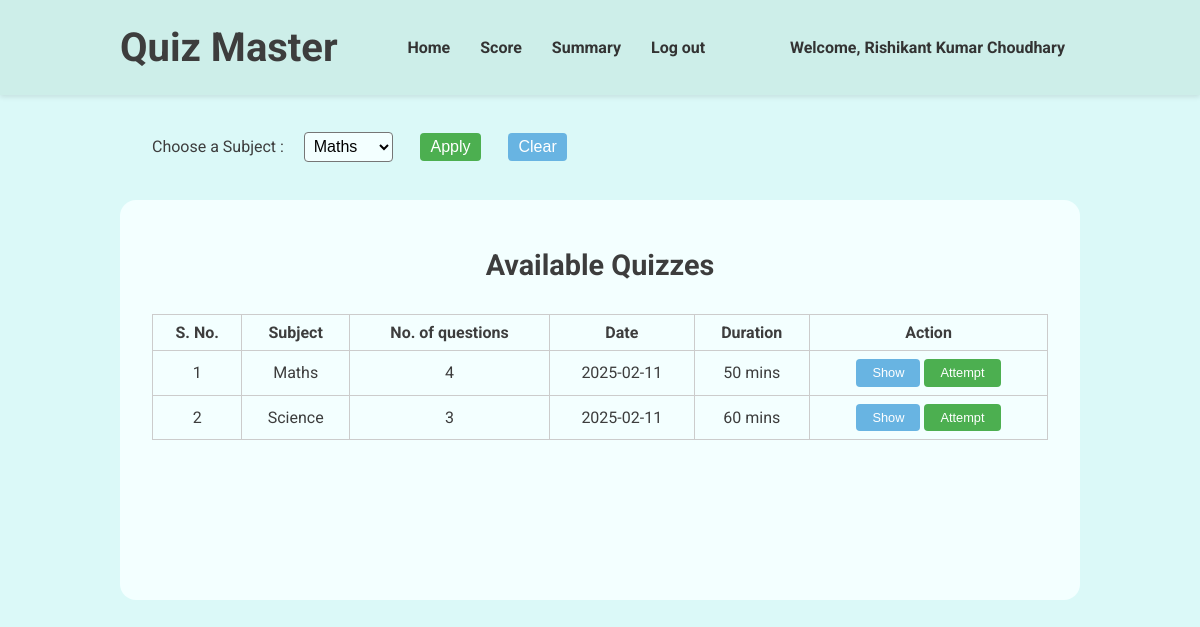
Before: /dashboard (signed in) with the older database file.
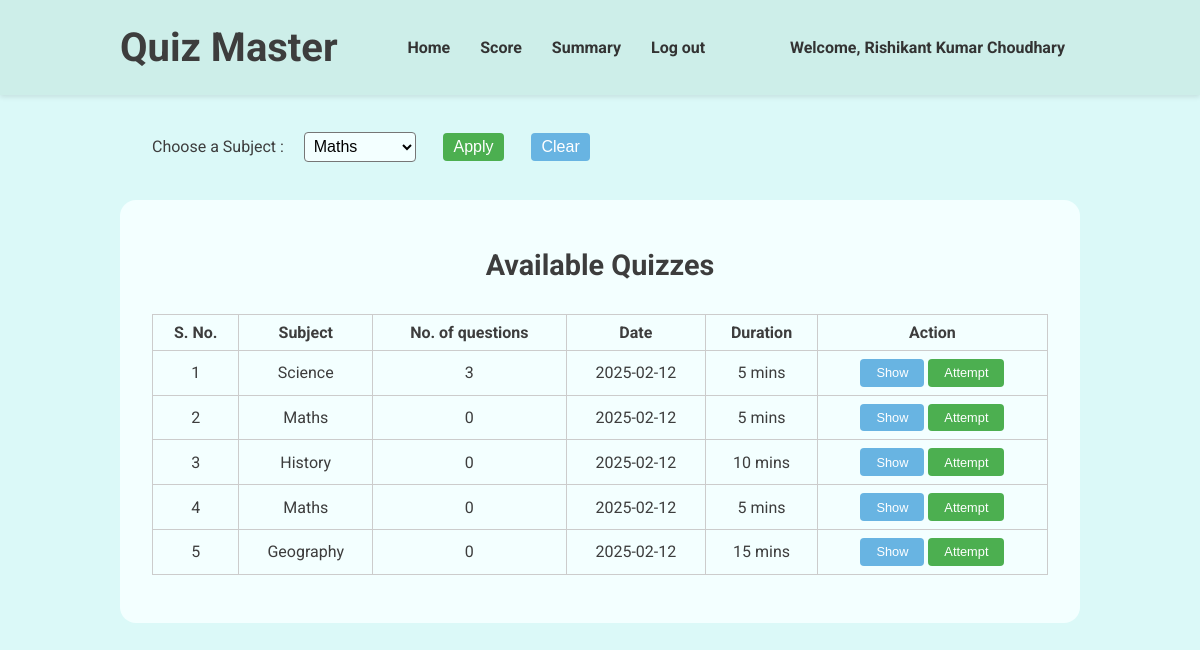
After: the same page with the newer database file.
### models.py (models this page shows)
class Quizzes(db.Model):
    __tablename__ = 'quizzes'
    quizid = db.Column(db.Integer, primary_key=True)
    quizname = db.Column(db.String(80), unique=False, nullable=False)
    subjectid = db.Column(db.Integer, db.ForeignKey('subjects.subjectid'), nullable=False)
    duration = db.Column(db.Integer, nullable=False)
    quizdate = db.Column(db.Date, nullable=False)
    questions = db.relationship('Questions', backref='quiz', lazy=True)

class Subjects(db.Model):
    __tablename__ = 'subjects'
    subjectid = db.Column(db.Integer, primary_key=True)
    subjectname = db.Column(db.String(80), unique=False, nullable=False)
    subjectdesc = db.Column(db.String(512), nullable=False)
    chapters = db.relationship('Chapters', backref='subject', lazy=True)

### routes.py (the view)
@app.route('/dashboard', methods=['GET', 'POST'])
@login_required
def dashboard():
    if request.method == 'POST':
        subject = request.form.get('subject')
        return render_template('dashboard.html', user = current_user, subjects = Subjects.query.all(), quizzes = Quizzes.query.filter_by(subjectid=Subjects.query.filter_by(subjectname=subject).first().subjectid).all())
    return render_template('dashboard.html', user = current_user, subjects = Subjects.query.all(), quizzes = Quizzes.query.all())

### app.py (called while the page is built)
@login_manager.user_loader
def load_user(userid):
    return models.User.query.get(int(userid))

### templates/dashboard.html (shortened to what this page needs)
{% extends "base.html" %} {% block title %}Dashboard | Quiz Master{% endblock %}
{% block stylesheet %}
<link rel="stylesheet" href="{{ url_for('static', filename='navbar.css') }}" />
<link
  rel="stylesheet"
  href="{{ url_for('static', filename='dashboard.css') }}"
/>
{% endblock%} {% block navbar %}
<header>
  <div class="header-container">
    <h1>Quiz Master</h1>
    <nav>
      <ul>
        <li>
          <a href="/dashboard">Home</a>
        </li>
        <li>
          <a href="/score">Score</a>
        </li>
        <li>
          <a href="/summary">Summary</a>
        </li>
        <li>
          <a href="/logout">Log out</a>
        </li>
      </ul>
    </nav>
    <a href="/profile">Welcome, {{ user.fullname}}</a>
  </div>
</header>
{% endblock %} {% block content %}
<main>
  <div class="topbar">
    <form method="post">
      <label for="subject">Choose a Subject : </label>
      <select id="subject" name="subject">
        {% for subject in subjects %}
        <option value="{{ subject.subjectname }}">
          {{ subject.subjectname }}
        </option>
        {% endfor %}
      </select>
      <button type="submit" id="apply">Apply</button>
    </form>
    <button id="clear" onclick="window.location.href='/dashboard'">
      Clear
    </button>
  </div>
  <div class="quiz-display">
    <h2>Available Quizzes</h2>
    <table>
      <thead>
        <tr>
          <th>S. No.</th>
          <th>Subject</th>
          <th>No. of questions</th>
          <th>Date</th>
          <th>Duration</th>
          <th>Action</th>
        </tr>
      </thead>
      <tbody>
        {% for quiz in quizzes %}
        <tr>
          <td>{{ loop.index }}</td>
          <td>
            {% for subject in subjects %} {% if subject.subjectid ==
            quiz.subjectid %} {{ subject.subjectname }} {% endif %} {% endfor %}
          </td>
          <td>{{ quiz.questions|length }}</td>
          <td>{{ quiz.quizdate}}</td>
          <td>{{ quiz.duration }} mins</td>
          <td>
            <button class="show-quiz-btn" onclick="showQuiz({{ quiz.quizid }})">
              Show
            </button>
            <button
              class="attempt-quiz-btn"
              onclick="attemptQuiz({{ quiz.quizid }})"
            >
              Attempt
            </button>
          </td>
        </tr>
        {% endfor %}
      </tbody>
    </table>
  </div>
</main>
{% endblock %}

Changed rows visible on the page:
removed Quizzes: questions|length "4", quizdate "2025-02-11", duration "50", Subjects (subjectname "Maths")
added Quizzes: questions|length "3", quizdate "2025-02-12", duration "5", Subjects (subjectname "Science")
changed Quizzes (number 2 of 5 on the later page): gains Subjects (subjectname "Maths"); questions|length "3" → "0"; quizdate "2025-02-11" → "2025-02-12"; duration "60" → "5"; loses Subjects (subjectname "Science")
added Quizzes: questions|length "0", quizdate "2025-02-12", duration "10"
added Subjects: subjectname "History", shown under "0"
added Quizzes: questions|length "0", quizdate "2025-02-12", duration "5", Subjects (subjectname "Maths")
added Quizzes: questions|length "0", quizdate "2025-02-12", duration "15"
added Subjects: subjectname "Geography", shown under "0"
